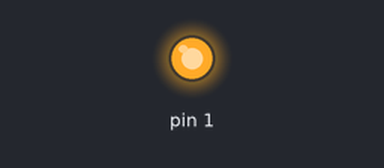
Simulated run of this sketch. Board: Arduino Uno, built with avr-gcc and run on an emulated ATmega328P. Parts: output pins drawn as LEDs (lit = HIGH).

Above: at 5.2 s.
At 16.7 s:
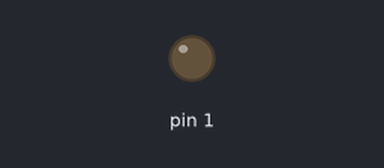
Timing chart, 0 to 22.6 s (numbered marks = the images above):
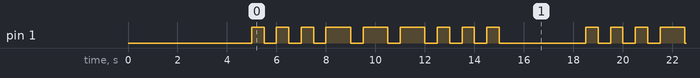

The sketch:

Lab_1_LEDs.ino
```cpp
#include <OrangutanLEDs.h>

OrangutanLEDs leds; //Initialises "leds" to control of LEDs

void setup()
{
  delay(5000); //Delays by 5 seconds before starting program
}

void loop()
{
  SOS(); //Calls SOS function
}

void SOS() //Function to call dot and dash functions into SOS order
{
  dot();
  dash();
  dot();

  delay(3000);
}

void dot() //Blinks LED for half second to symbolise dot
{
   for (int i = 0; i < 3; i++)
  {
    leds.red(HIGH);
    delay(500);
    leds.red(LOW);
    delay(500);
  }
}

void dash() //Blinks LED for one second to symbolise dash
{
  for (int i = 0; i < 3; i++)
  {
    leds.red(HIGH);
    delay(1000);
    leds.red(LOW);
    delay(500);
  }
}
```

Measured:
- by itself, pin 1: repeats every 13.5 s: 2 × (LOW 0.50 s, HIGH 0.50 s), 3 × (LOW 0.50 s, HIGH 1.0 s), 3 × (LOW 0.50 s, HIGH 0.50 s), LOW 3.5 s, HIGH 0.50 s
- by itself, everything shown: repeats every 13.5 s, in 18 steps
